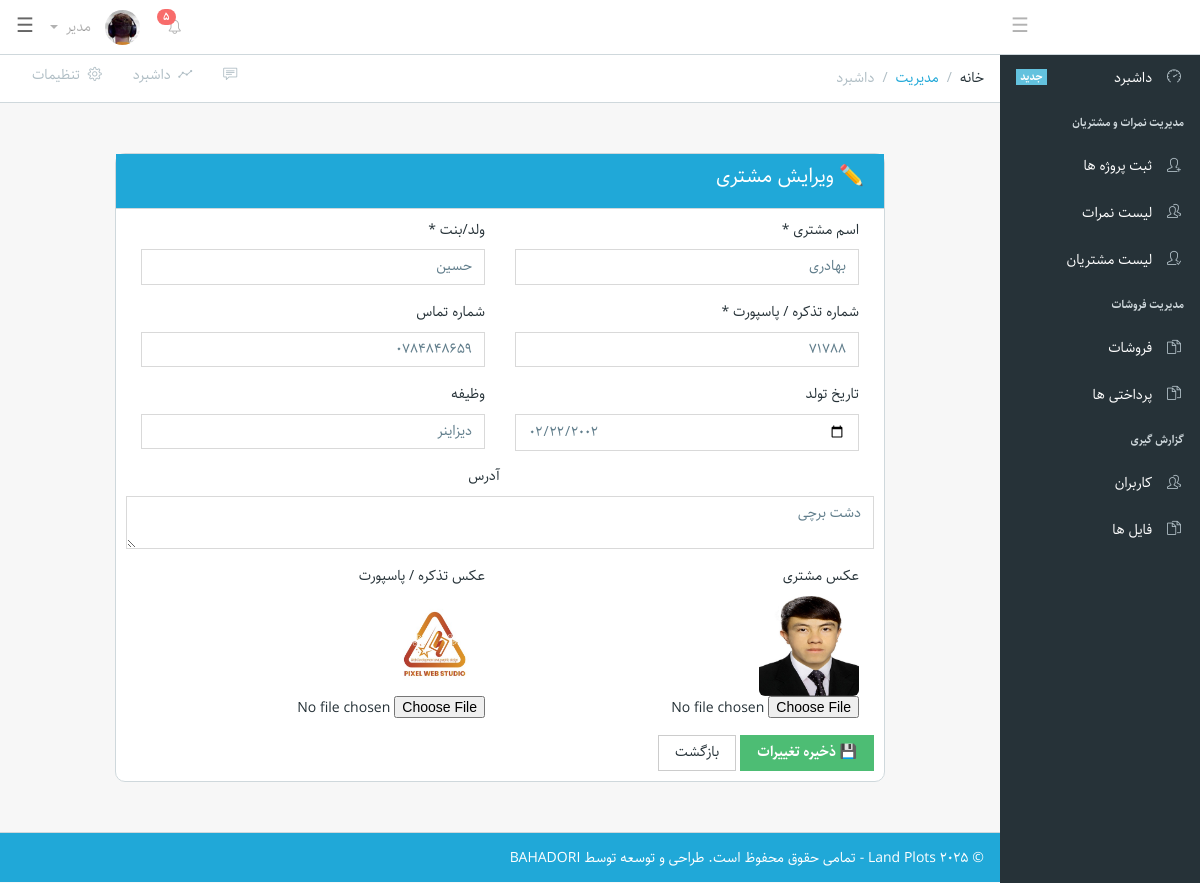
The app's page /admin/edit-customer.php?id=3 (signed in) with its own data.
### tables this page shows
CREATE TABLE `tblcustomers` (
  `id` int(11) NOT NULL,
  `fullName` varchar(100) NOT NULL,
  `fatherName` varchar(100) DEFAULT NULL,
  `dob` date DEFAULT NULL,
  `tazkira` varchar(50) DEFAULT NULL,
  `job` varchar(100) DEFAULT NULL,
  `phone` varchar(20) DEFAULT NULL,
  `address` varchar(255) DEFAULT NULL,
  `photo` varchar(255) DEFAULT NULL,
  `id_card_photo` varchar(255) DEFAULT NULL,
  `created_at` datetime DEFAULT current_timestamp()
);

### admin/edit-customer.php (the view, shortened to what this page needs)
<?php
include 'config/db.php';
$id = intval($_GET['id']);
$stmt = $conn->prepare("SELECT * FROM tblcustomers WHERE id = ?");
$stmt->bind_param("i", $id);
$stmt->execute();
$result = $stmt->get_result();
$customer = $result->fetch_assoc();
?>
<!DOCTYPE html>
<html lang="IR-fa" dir="rtl">
<head>
<link href="https://cdnjs.cloudflare.com/ajax/libs/select2/4.0.13/css/select2.min.css" rel="stylesheet" />
    <link href="icons/font-awesome.min.css" rel="stylesheet">
    <link href="icons/simple-line-icons.css" rel="stylesheet">
    <link href="dest/style.css" rel="stylesheet">
</head>
<body class="navbar-fixed sidebar-nav fixed-nav">
    <?php require 'includes/header.php'; ?>
    <?php require 'includes/sidebar.php'; ?>
    <main class="main">
        <ol class="breadcrumb">
            <li class="breadcrumb-item">خانه</li>
            <li class="breadcrumb-item"><a href="#">مدیریت</a>
            </li>
            <li class="breadcrumb-item active">داشبرد</li>
            <li class="breadcrumb-menu">
                <div class="btn-group" role="group" aria-label="Button group with nested dropdown">
                    <a class="btn btn-secondary" href="#"><i class="icon-speech"></i></a>
                    <a class="btn btn-secondary" href="./"><i class="icon-graph"></i> &nbsp;داشبرد</a>
                    <a class="btn btn-secondary" href="#"><i class="icon-settings"></i> &nbsp;تنظیمات</a>
                </div>
            </li>
        </ol>
        <div class="container-fluid">
            <div class="animated fadeIn">
                <div class="row">
                    <div class="container mt-4">
                        <div class="card shadow">
                            <div class="card-header bg-primary text-white">
                                <h5 class="mb-0">✏️ ویرایش مشتری</h5>
                            </div>
                            <div class="card-body">
                                <form method="POST" style="margin: 10px" enctype="multipart/form-data">
                                    <div class="form-row">
                                        <div class="col-md-6 form-group">
                                            <label>اسم مشتری *</label>
                                            <input type="text" name="full_name" value="<?php echo htmlspecialchars($customer['fullName']); ?>" class="form-control" required>
                                        </div>
                                        <div class="col-md-6 form-group">
                                            <label>ولد/بنت *</label>
                                            <input type="text" name="father_name" value="<?php echo htmlspecialchars($customer['fatherName']); ?>" class="form-control" required>
                                        </div>
                                    </div>
                                    <div class="form-row">
                                        <div class="col-md-6 form-group">
                                            <label>شماره تذکره / پاسپورت *</label>
                                            <input type="text" name="tazkira" value="<?php echo htmlspecialchars($customer['tazkira']); ?>" class="form-control" required>
                                        </div>
                                        <div class="col-md-6 form-group">
                                            <label>شماره تماس</label>
                                            <input type="text" name="phone" value="<?php echo htmlspecialchars($customer['phone']); ?>" class="form-control">
                                        </div>
                                    </div>
                                    <div class="form-row">
                                        <div class="col-md-6 form-group">
                                            <label>تاریخ تولد</label>
                                            <input type="date" name="dob" value="<?php echo $customer['dob']; ?>" class="form-control">
                                        </div>
                                        <div class="col-md-6 form-group">
                                            <label>وظیفه</label>
                                            <input type="text" name="job" value="<?php echo htmlspecialchars($customer['job']); ?>" class="form-control">
                                        </div>
                                    </div>
                                    <div class="form-group">
                                        <label>آدرس</label>
                                        <textarea name="address" class="form-control" rows="2"><?php echo htmlspecialchars($customer['address']); ?></textarea>
                                    </div>
                                    <div class="form-row">
                                        <div class="col-md-6 form-group">
                                            <label>عکس مشتری</label><br>
                                            <?php if(!empty($customer['photo'])): ?>
                                                <img src="assets/img/<?php echo $customer['photo']; ?>" class="preview mb-2">
                                            <?php endif; ?>
                                            <input type="file" name="profile_photo" class="form-control-file" accept="image/*">
                                        </div>
                                        <div class="col-md-6 form-group">
                                            <label>عکس تذکره / پاسپورت</label><br>
                                            <?php if(!empty($customer['id_card_photo'])): ?>
                                                <img src="assets/img/<?php echo $customer['id_card_photo']; ?>" class="preview mb-2">
                                            <?php endif; ?>
                                            <input type="file" name="id_card_photo" class="form-control-file" accept="image/*">
                                        </div>
                                    </div>
                                    <div class="text-center">
                                        <button type="submit" name="update_customer" class="btn btn-success px-4">💾 ذخیره تغییرات</button>
                                        <a href="customers.php" class="btn btn-secondary px-4">بازگشت</a>
                                    </div>
                                </form>
                            </div>
                        </div>
                    </div>
                </div>
            </div>
        </div>
    </main>
    <?php require 'includes/footer.php'; ?>
</body>
</html>

### admin/edit-customer.php (style rules this page uses)
body { background-color: #f7f7f7; }
.container { max-width: 800px; }
.card { border-radius: 10px; }
img.preview { width: 100px; height: 100px; object-fit: cover; border-radius: 6px; }

### records on screen
tblcustomers: full_name "بهادری", father_name "حسین", tazkira "71788", phone "0784848659", dob "02/22/2002", job "دیزاینر", address "دشت برچی", photo (picture), id_card_photo (picture)
